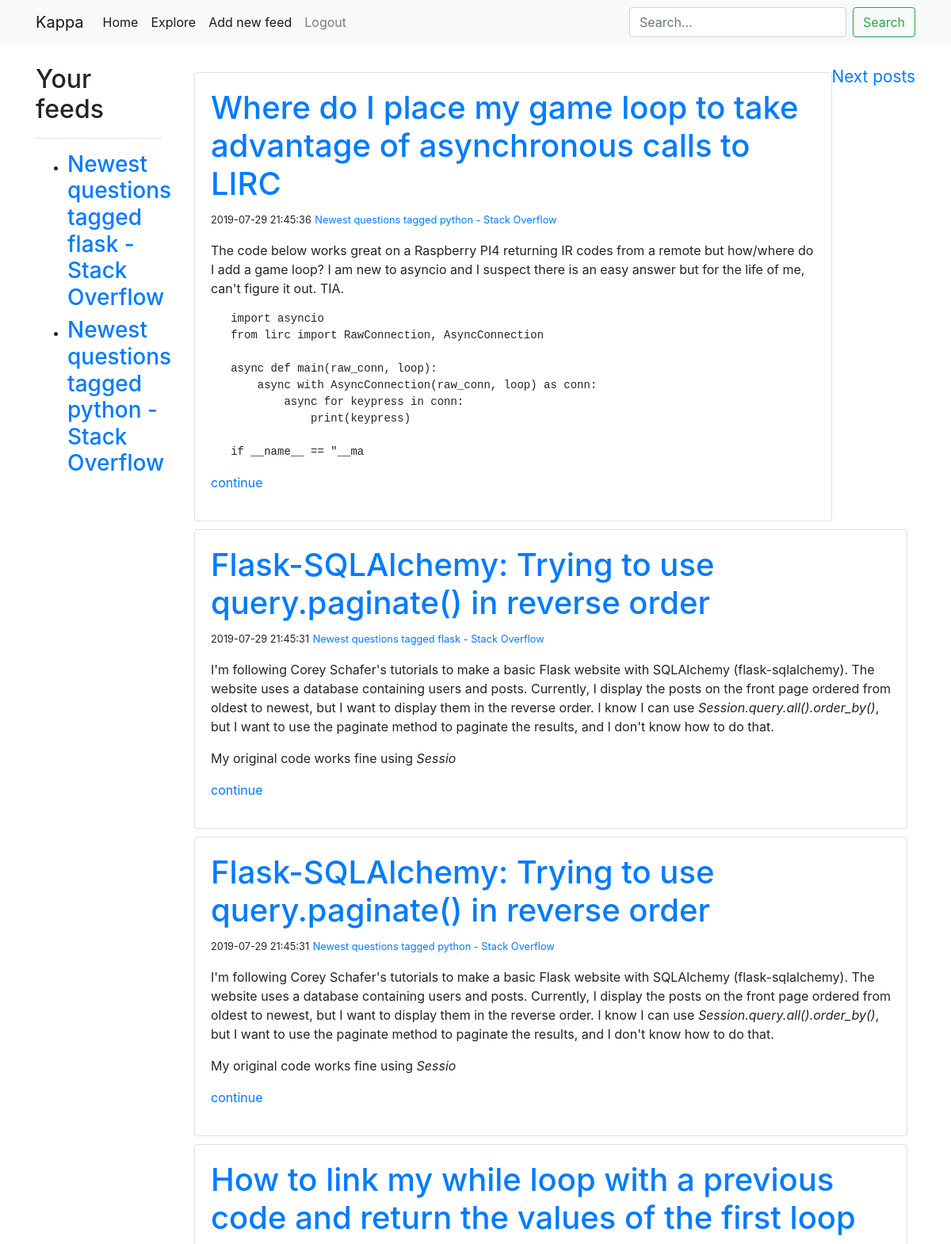
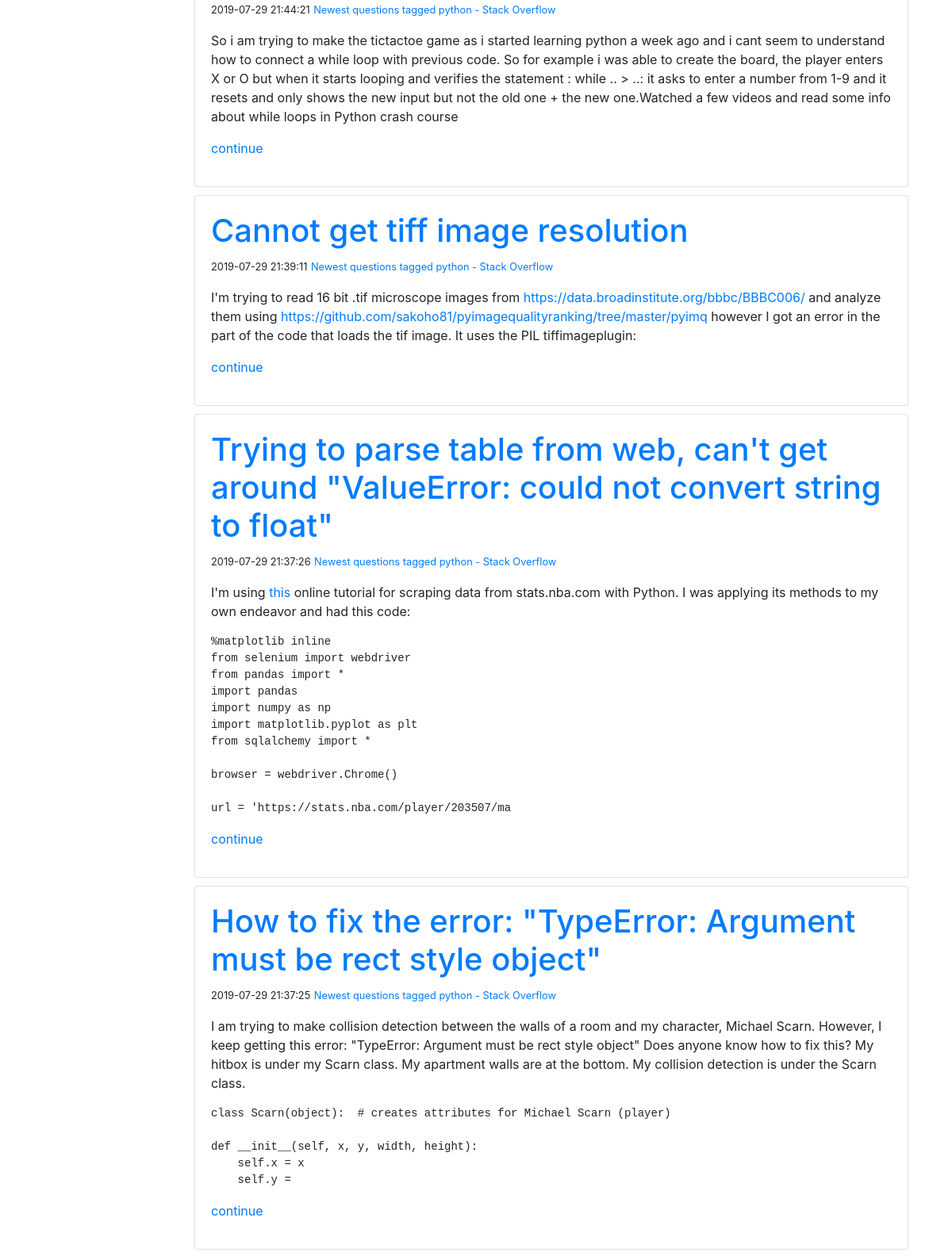
Screenshot of / (signed in, upper part) with the database file from the repository (2 pictures, top to bottom).
### rss_reader/models.py (models this page shows, shortened)
class User(db.Model, UserMixin):
    id = db.Column(db.Integer, primary_key=True)
    username = db.Column(db.String(64), index=True, unique=True)
    email = db.Column(db.String(128), index=True, unique=True)
    password_hash = db.Column(db.String(128))
    feeds = db.relationship(
        "RssFeed", secondary=feeds, lazy="dynamic", backref="followers"
    )
    def get_feed_entries(self):  # to improve
        if len(self.feeds.all()) == 0:
            return []
        first_entry = self.feeds.all()[0].posts
        entries = []
        for entry in self.feeds.all()[1:]:
            entries.append(entry.posts)
        entries = first_entry.union(*entries)
        return entries.order_by(RssEntry.date.desc())

class RssFeed(db.Model):
    __searchable__ = ["title"]
    title = db.Column(db.String(128))
    id = db.Column(db.Integer, primary_key=True)
    link = db.Column(db.String(128), unique=True)
    posts = db.relationship("RssEntry", backref="feed_file", lazy="dynamic")

class RssEntry(db.Model):
    id = db.Column(db.Integer, primary_key=True)
    href = db.Column(
        db.String(128)
    )  # unique is not false to let multiple feed files have the same article
    feed_id = db.Column(db.ForeignKey("rss_feed.id"))
    title = db.Column(db.String(128))
    date = db.Column(db.DateTime, index=True)
    content = db.Column(db.String(1024))  # I will cut every entry

### rss_reader/routes.py (the view)
@app.route("/", methods=["GET", "POST"])
@login_required
def index():
    page = request.args.get("page", 1, type=int)
    feeds = current_user.get_feed_entries()
    if feeds != []:
        feeds = feeds.paginate(page, 25, False)
        next_url = url_for("index", page=feeds.next_num) if feeds.has_next else None
        prev_url = url_for("index", page=feeds.prev_num) if feeds.has_prev else None
        return render_template(
            "index.html", feeds=feeds.items, prev_url=prev_url, next_url=next_url
        )
    else:
        return render_template("index.html", feeds=[], prev_url=None, next_url=None)

### rss_reader/models.py (called while the page is built)
@login.user_loader
def load_user(id):
    return User.query.get(int(id))

### rss_reader/routes.py (called while the page is built)
@app.before_request
def before_request():
    pass

### rss_reader/templates/index.html (shortened to what this page needs)
{% extends "base.html" %}
{% block css %}
  <link rel="stylesheet" href={{url_for('static', filename='css/index.css')}}>
{% endblock css %}
{% block content %}
<div class="row">
  <div class="col-2 d-none d-lg-block" id="sidebar">
      <h2>Your feeds</h2>
      <hr>
      <ul>
        {% for feed in current_user.feeds.all() %}
          <li>
            <a href="{{ url_for('feed', feed_id=feed.id) }}"><h3>{{feed.title}}</h3></a>
          </li>
        {% endfor %}
      </ul>
  </div>
  <div class="col-12 col-lg-10">
    {% if next_url %}
    <a class="url next-url" href="{{ next_url }}">Next posts</a>
    {% endif %}
    {% for feed in feeds %}
    <div class="card" style="margin: 10px">
      <div class="card-body">
        <h1><a href="{{feed.href}}">{{feed.title}}</a></h1>
        <small>{{feed.date}}</small>
        <small><a href="{{ url_for('feed', feed_id=feed.feed_file.id) }}">{{feed.feed_file.title}}</a></small>
        <p>{{feed.content|safe}}</p>
        {% if feed.content|length > 500 %}
          <p><a href="{{feed.href}}"> continue</a></p>
        {% endif %}
      </div>
    </div>
    {% endfor %}
  </div>
</div>
{% endblock content %}

### rss_reader/templates/base.html (shortened to what this page needs)
<!doctype html>
<html lang="en">
  <head>
    <link rel="stylesheet" href="https://stackpath.bootstrapcdn.com/bootstrap/4.3.1/css/bootstrap.min.css">
    <link rel="stylesheet" href={{ url_for('static', filename='css/base.css') }}>
    {% block css %}
    {% endblock css %}
  </head>
  <body>
    <nav class="navbar navbar-expand-lg navbar-light bg-light">
      <div class="container">
        <a class="navbar-brand" href="#">{{current_user.username}}</a>
        <div class="collapse navbar-collapse" id="navbarSupportedContent">
          <ul class="navbar-nav mr-auto">
            <li class="nav-item active">
              <a class="nav-link" href="{{ url_for('index') }}">Home</a>
            </li>
            <li class="nav-item active">
              <a class="nav-link" href="{{ url_for('explore') }}">Explore</a>
            </li>
            {% if current_user.is_anonymous %}
            <li class="nav-item">
              <a class="nav-link" href="{{ url_for('login') }}">Login</a>
            </li>
            {% else %}
            <div class="nav-item active">
              <a class="nav-link" href="{{ url_for('add') }}">Add new feed</a>
            </div>
              <a class="nav-link" href="{{ url_for('logout') }}">Logout</a>
            {% endif %}
          </ul>
          <form class="form-inline my-2 my-lg-0" method="get" action="{{ url_for('explore') }}">
            <input class="form-control mr-sm-2" type="search" placeholder="Search..." aria-label="Search" name="q">
            <button class="btn btn-outline-success my-2 my-sm-0" type="submit">Search</button>
          </form>
        </div>
      </div>
    </nav>
    <div class="container">
        {% block content %}{% endblock %}
    </div>
  </body>
</html>

### rss_reader/static/css/base.css (style rules this page uses)
.navbar { margin: 0px 0px 25px 0px; }

### rss_reader/static/css/index.css (style rules this page uses)
.url { font-size: 1.3em; }
.next-url { float:right; display: inline-block; }

### rows the page displays
User: username "Kappa"
RssFeed: title "Newest questions tagged flask - Stack Overflow"
RssFeed: title "Newest questions tagged python - Stack Overflow"
RssEntry: title "Where do I place my game loop to take advantage of asynchronous calls to LIRC", date "2019-07-29 21:45:36", feed_file "Newest questions tagged python - Stack Overflow", content "The code below works great on a Raspberry PI4 returning IR codes from a remote but how/where do I add a game loop? I am new to asyncio and I suspect there is an easy answer but for the life of me, can't figure it out. TIA. import asyncio from lirc import RawConnection, AsyncConnection async def main(raw_conn, loop): async with AsyncConnection(raw_conn, loop) as conn: async for keypress in conn: print(keypress) if __name__ == \"__ma"
RssEntry: title "Flask-SQLAlchemy: Trying to use query.paginate() in reverse order", date "2019-07-29 21:45:31", feed_file "Newest questions tagged flask - Stack Overflow", content "I'm following Corey Schafer's tutorials to make a basic Flask website with SQLAlchemy (flask-sqlalchemy). The website uses a database containing users and posts. Currently, I display the posts on the front page ordered from oldest to newest, but I want to display them in the reverse order. I know I can use Session.query.all().order_by() , but I want to use the paginate method to paginate the results, and I don't know how to do that. My original code works fine using Sessio"
RssEntry: title "Flask-SQLAlchemy: Trying to use query.paginate() in reverse order", date "2019-07-29 21:45:31", feed_file "Newest questions tagged python - Stack Overflow", content "I'm following Corey Schafer's tutorials to make a basic Flask website with SQLAlchemy (flask-sqlalchemy). The website uses a database containing users and posts. Currently, I display the posts on the front page ordered from oldest to newest, but I want to display them in the reverse order. I know I can use Session.query.all().order_by() , but I want to use the paginate method to paginate the results, and I don't know how to do that. My original code works fine using Sessio"
RssEntry: title "How to link my while loop with a previous code and return the values of the first loop", date "2019-07-29 21:44:21", feed_file "Newest questions tagged python - Stack Overflow", content "So i am trying to make the tictactoe game as i started learning python a week ago and i cant seem to understand how to connect a while loop with previous code. So for example i was able to create the board, the player enters X or O but when it starts looping and verifies the statement : while .. > ..: it asks to enter a number from 1-9 and it resets and only shows the new input but not the old one + the new one.Watched a few videos and read some info about while loops in Python crash course"
RssEntry: title "Cannot get tiff image resolution", date "2019-07-29 21:39:11", feed_file "Newest questions tagged python - Stack Overflow", content "I'm trying to read 16 bit .tif microscope images from https://data.broadinstitute.org/bbbc/BBBC006/ and analyze them using https://github.com/sakoho81/pyimagequalityranking/tree/master/pyimq however I got an error in the part of the code that loads the tif image. It uses the PIL tiffimageplugin:"
RssEntry: title "Trying to parse table from web, can't get around \"ValueError: could not convert string to float\"", date "2019-07-29 21:37:26", feed_file "Newest questions tagged python - Stack Overflow", content "I'm using this online tutorial for scraping data from stats.nba.com with Python. I was applying its methods to my own endeavor and had this code: %matplotlib inline from selenium import webdriver from pandas import * import pandas import numpy as np import matplotlib.pyplot as plt from sqlalchemy import * browser = webdriver.Chrome() url = 'https://stats.nba.com/player/203507/ma"
RssEntry: title "How to fix the error: \"TypeError: Argument must be rect style object\"", date "2019-07-29 21:37:25", feed_file "Newest questions tagged python - Stack Overflow", content "I am trying to make collision detection between the walls of a room and my character, Michael Scarn. However, I keep getting this error: \"TypeError: Argument must be rect style object\" Does anyone know how to fix this? My hitbox is under my Scarn class. My apartment walls are at the bottom. My collision detection is under the Scarn class. class Scarn(object): # creates attributes for Michael Scarn (player) def __init__(self, x, y, width, height): self.x = x self.y ="
